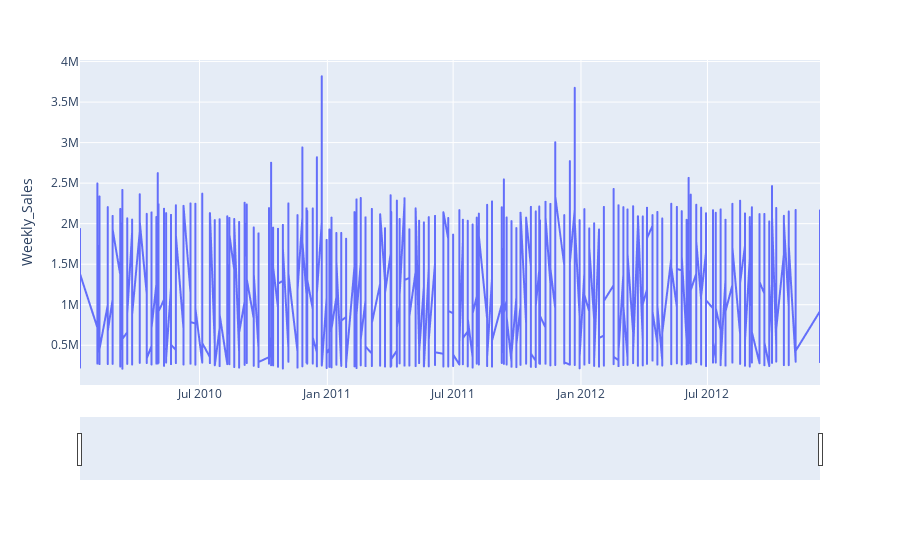

This figure's notebook cell:
### Markdown cell above
On the graphs above, we can see defference between mean and standart deviation values of weekly sales with respect to the stores.

### Code cell
dataset.loc[dataset['Date'].notnull(), 'Date'] = dataset.loc[dataset['Date'].notnull(), 'Date'].astype('datetime64')
fig = px.line(dataset.loc[dataset['Date'].notnull(), :].sort_values(by = 'Date'), x='Date', y="Weekly_Sales")
fig.update_layout(xaxis = go.layout.XAxis(rangeslider = go.layout.xaxis.Rangeslider(visible = True)))
fig.show()

### Figure 1 — Plotly figure (JSON) as saved in the notebook; plotly's stock layout.template omitted (floating-point values rounded to 4 significant figures; data arrays with more than 128 entries replaced by an {"elided": "..."} marker saying what was removed)
{"data": [{"hovertemplate": "Date=%{x}<br>Weekly_Sales=%{y}<extra></extra>", "legendgroup": "", "line": {"color": "#636efa", "dash": "solid"}, "marker": {"symbol": "circle"}, "mode": "lines", "name": "", "showlegend": false, "type": "scattergl", "x": {"elided": "6435 str values"}, "xaxis": "x", "y": {"elided": "6435 float values"}, "yaxis": "y"}], "layout": {"legend": {"tracegroupgap": 0}, "margin": {"t": 60}, "xaxis": {"rangeslider": {"visible": true}}, "yaxis": {"anchor": "x", "domain": [0, 1], "title": {"text": "Weekly_Sales"}}}}
